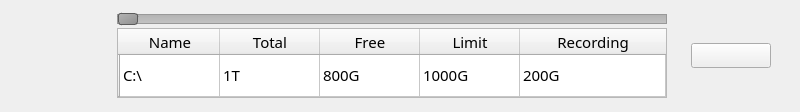
<?xml version="1.0" encoding="UTF-8"?>
<ui version="4.0">
 <class>VSCHddOneEdit</class>
 <widget class="QWidget" name="VSCHddOneEdit">
  <property name="geometry">
   <rect>
    <x>0</x>
    <y>0</y>
    <width>800</width>
    <height>112</height>
   </rect>
  </property>
  <property name="minimumSize">
   <size>
    <width>800</width>
    <height>100</height>
   </size>
  </property>
  <property name="maximumSize">
   <size>
    <width>800</width>
    <height>112</height>
   </size>
  </property>
  <property name="font">
   <font>
    <family>나눔스퀘어_ac</family>
   </font>
  </property>
  <property name="windowTitle">
   <string>Form</string>
  </property>
  <layout class="QHBoxLayout" name="horizontalLayout">
   <item>
    <widget class="QPushButton" name="pushButton">
     <property name="minimumSize">
      <size>
       <width>64</width>
       <height>64</height>
      </size>
     </property>
     <property name="maximumSize">
      <size>
       <width>64</width>
       <height>64</height>
      </size>
     </property>
     <property name="styleSheet">
      <string notr="true">QPushButton { 
border:none;
color:white;}
QPushButton:hover {
	background-color: rgb(255,255,255);}
QPushButton:pressed {
	background-image: url(:/action/resources/harddiskpress.png);}</string>
     </property>
     <property name="text">
      <string/>
     </property>
     <property name="icon">
      <iconset resource="../../../main/vscmainwindows.qrc">
       <normaloff>:/device/resources/harddisk.png</normaloff>:/device/resources/harddisk.png</iconset>
     </property>
     <property name="iconSize">
      <size>
       <width>65</width>
       <height>65</height>
      </size>
     </property>
     <property name="flat">
      <bool>false</bool>
     </property>
    </widget>
   </item>
   <item>
    <layout class="QVBoxLayout" name="verticalLayout">
     <property name="spacing">
      <number>0</number>
     </property>
     <item>
      <widget class="QSlider" name="horizontalSlider">
       <property name="enabled">
        <bool>true</bool>
       </property>
       <property name="minimumSize">
        <size>
         <width>550</width>
         <height>0</height>
        </size>
       </property>
       <property name="maximumSize">
        <size>
         <width>550</width>
         <height>16777215</height>
        </size>
       </property>
       <property name="font">
        <font>
         <family>나눔스퀘어_ac</family>
        </font>
       </property>
       <property name="styleSheet">
        <string notr="true">QSlider::groove:horizontal {
border: 1px solid #999999;
height: 8px; /* the groove expands to the size of the slider by default. by giving it a height, it has a fixed size */
background: qlineargradient(x1:0, y1:0, x2:0, y2:1, stop:0 #B1B1B1, stop:1 #c4c4c4);
}
QSlider::handle:horizontal {
background: qlineargradient(x1:0, y1:0, x2:1, y2:1, stop:0 #b4b4b4, stop:1 #8f8f8f);
border: 1px solid #5c5c5c;
width: 18px;
margin: -2px 0; /* handle is placed by default on the contents rect of the groove. Expand outside the groove */
border-radius: 3px;
}</string>
       </property>
       <property name="orientation">
        <enum>Qt::Horizontal</enum>
       </property>
      </widget>
     </item>
     <item>
      <widget class="QTableWidget" name="tableWidget">
       <property name="enabled">
        <bool>true</bool>
       </property>
       <property name="minimumSize">
        <size>
         <width>550</width>
         <height>70</height>
        </size>
       </property>
       <property name="maximumSize">
        <size>
         <width>550</width>
         <height>70</height>
        </size>
       </property>
       <property name="font">
        <font>
         <family>나눔스퀘어_ac</family>
         <pointsize>11</pointsize>
         <weight>50</weight>
         <italic>false</italic>
         <bold>false</bold>
        </font>
       </property>
       <property name="styleSheet">
        <string notr="true"/>
       </property>
       <property name="editTriggers">
        <set>QAbstractItemView::NoEditTriggers</set>
       </property>
       <property name="dragEnabled">
        <bool>false</bool>
       </property>
       <property name="alternatingRowColors">
        <bool>false</bool>
       </property>
       <property name="showGrid">
        <bool>true</bool>
       </property>
       <property name="gridStyle">
        <enum>Qt::SolidLine</enum>
       </property>
       <property name="wordWrap">
        <bool>true</bool>
       </property>
       <property name="cornerButtonEnabled">
        <bool>false</bool>
       </property>
       <attribute name="horizontalHeaderStretchLastSection">
        <bool>true</bool>
       </attribute>
       <attribute name="verticalHeaderVisible">
        <bool>true</bool>
       </attribute>
       <attribute name="verticalHeaderCascadingSectionResizes">
        <bool>false</bool>
       </attribute>
       <attribute name="verticalHeaderShowSortIndicator" stdset="0">
        <bool>false</bool>
       </attribute>
       <attribute name="verticalHeaderStretchLastSection">
        <bool>true</bool>
       </attribute>
       <row>
        <property name="text">
         <string/>
        </property>
       </row>
       <column>
        <property name="text">
         <string>Name</string>
        </property>
       </column>
       <column>
        <property name="text">
         <string>Total</string>
        </property>
       </column>
       <column>
        <property name="text">
         <string>Free</string>
        </property>
       </column>
       <column>
        <property name="text">
         <string>Limit</string>
        </property>
       </column>
       <column>
        <property name="text">
         <string>Recording</string>
        </property>
       </column>
       <item row="0" column="0">
        <property name="text">
         <string>C:\</string>
        </property>
       </item>
       <item row="0" column="1">
        <property name="text">
         <string>1T</string>
        </property>
       </item>
       <item row="0" column="2">
        <property name="text">
         <string>800G</string>
        </property>
       </item>
       <item row="0" column="3">
        <property name="text">
         <string>1000G</string>
        </property>
       </item>
       <item row="0" column="4">
        <property name="text">
         <string>200G</string>
        </property>
       </item>
      </widget>
     </item>
    </layout>
   </item>
   <item>
    <widget class="SwitchButton" name="checkBox">
     <property name="minimumSize">
      <size>
       <width>80</width>
       <height>25</height>
      </size>
     </property>
     <property name="maximumSize">
      <size>
       <width>80</width>
       <height>25</height>
      </size>
     </property>
     <property name="text">
      <string/>
     </property>
     <property name="icon">
      <iconset resource="../../../main/vscmainwindows.qrc">
       <normaloff>:/action/resources/switchputton.png</normaloff>:/action/resources/switchputton.png</iconset>
     </property>
     <property name="iconSize">
      <size>
       <width>80</width>
       <height>25</height>
      </size>
     </property>
    </widget>
   </item>
  </layout>
 </widget>
 <customwidgets>
  <customwidget>
   <class>SwitchButton</class>
   <extends>QPushButton</extends>
   <header>common/switchbutton.h</header>
  </customwidget>
 </customwidgets>
 <resources>
  <include location="../../../main/vscmainwindows.qrc"/>
 </resources>
 <connections/>
</ui>
